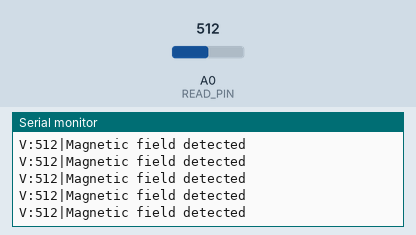
This sketch was run on a simulated Arduino Uno, built with avr-gcc and run on an emulated ATmega328P. On the bench: the last lines printed to the serial monitor. The test bench sets the inputs (shaded band); at power-on: A0 (READ_PIN) = 512.

Above: at 1.2 s.
1.3 s: A0 (READ_PIN) set to 884
At 2.2 s:
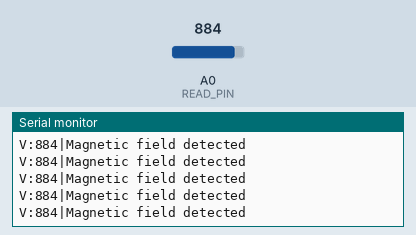
4.3 s: A0 (READ_PIN) set to 914
At 5.4 s:
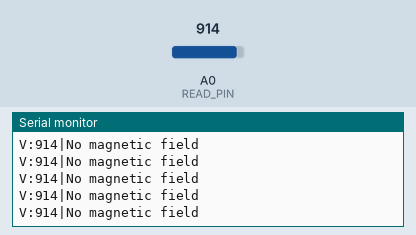
12.3 s: A0 (READ_PIN) set to 1008
At 13.3 s:
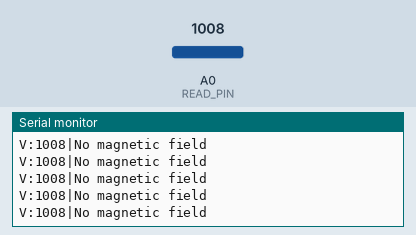
15.3 s: A0 (READ_PIN) set to 985
At 16.0 s:
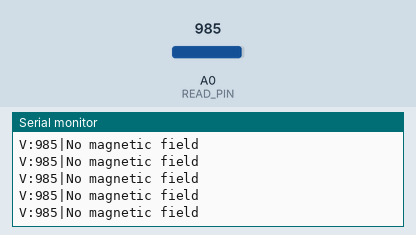
Timing chart, 0 to 17.8 s (numbered marks = the images above; inputs shaded):
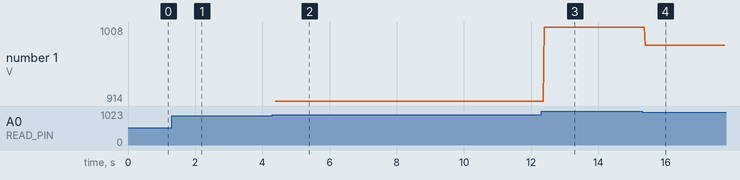

Measured:
- the behaviour switches between 900 and 901 on A0 (READ_PIN) (found by bisection; images 1 and 2)
- after the input at 1.3 s, the serial monitor: prints a new line after 0.09 s (image 1)
- after the input at 4.3 s, the serial monitor: prints a new line after 0.09 s (image 2)
- after the input at 12.3 s, the serial monitor: prints a new line after 0.09 s (image 3)
- after the input at 15.3 s, the serial monitor: prints a new line after 0.09 s (image 4)
- plotted number 1: 914 → 1008 after the input at 12.3 s, 1008 → 985 after the input at 15.3 s

The sketch:

P05_HallSensor.ino
```cpp
//This code reads the value of Hall Magnetic sensor
#define READ_PIN A0
const int threshold = 900;

void setup(){

  Serial.begin(9600);

}

void loop(){

  int value = analogRead(READ_PIN);

  Serial.print("V:");
  Serial.print(value);
  Serial.print("|");

  if ( value > threshold ){
    Serial.println("No magnetic field");
  }else{
    Serial.println("Magnetic field detected");
  }

}
```
